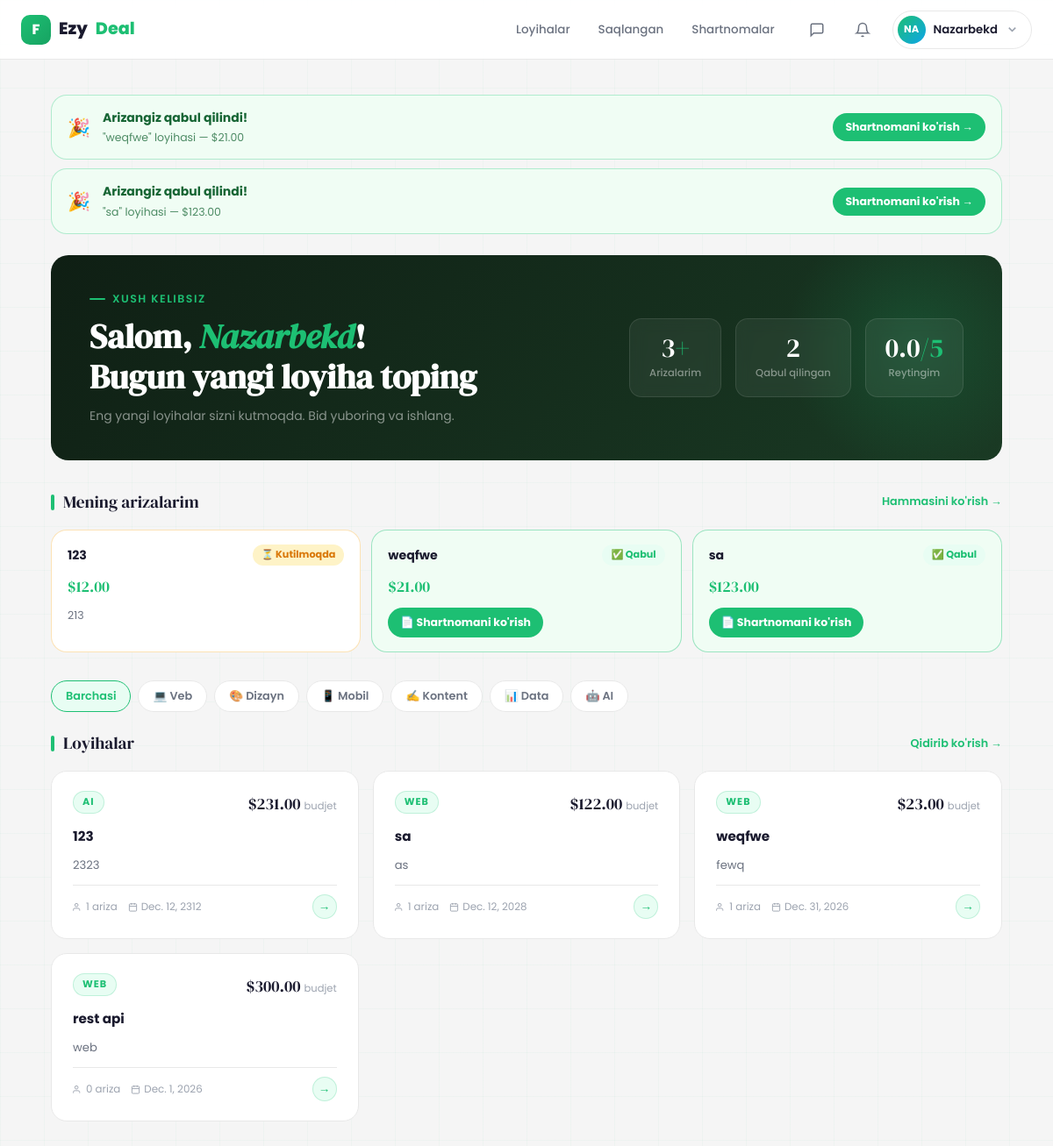
The page /main-freelancer/all-projects/ (signed in) on the database as committed earlier.
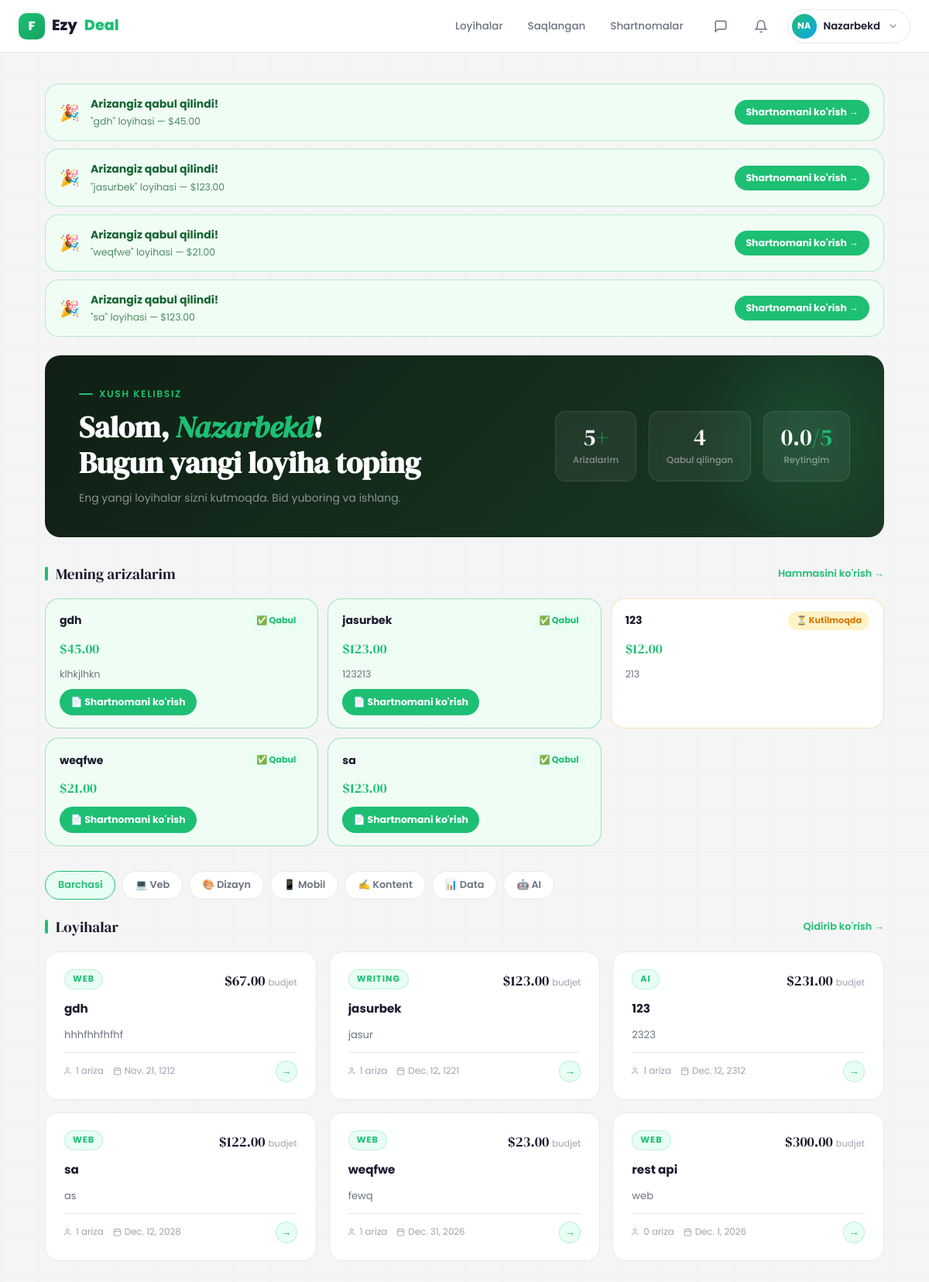
The same page on the database as committed later.
### Bid/models.py (models this page shows, shortened)
class Bid(models.Model):
    STATUS_CHOICES = (
        (PENDING, "Pending"),
        (ACCEPTED, "Accepted"),
        (REJECTED, "Rejected"),
    )
    project = models.ForeignKey(
        Project,
        on_delete=models.CASCADE,
        related_name="bids"
    )
    freelancer = models.ForeignKey(
        settings.AUTH_USER_MODEL,
        on_delete=models.CASCADE,
        related_name="bids"
    )
    price = models.DecimalField(max_digits=12, decimal_places=2)
    xabar = models.TextField()
    attachment = models.FileField(upload_to='bids/', blank=True, null=True)
    delivery_days = models.PositiveIntegerField(default=7)
    status = models.CharField(
        max_length=20,
        choices=STATUS_CHOICES,
        default=PENDING
    )
    created_at = models.DateTimeField(auto_now_add=True)
    finished_at = models.DateTimeField(auto_now=True)
    class Meta:
        unique_together = ("project", "freelancer")
        ordering = ["-created_at"]

### Projects/models.py (models this page shows, shortened)
class Project(models.Model):
    WEB = "web"
    DESIGN = "design"
    MOBILE = "mobile"
    WRITING = "writing"
    DATA = "data"
    AI = "ai"
    CATEGORY_CHOICES = [
        (WEB, "Web Development"),
        (DESIGN, "Design"),
        (MOBILE, "Mobile Development"),
        (WRITING, "Content Writing"),
        (DATA, "Data Science"),
        (AI, "AI / ML"),
    ]
    OPEN = "open"
    IN_PROGRESS = "in_progress"
    COMPLETED = "completed"
    CANCELLED = "cancelled"
    STATUS_CHOICES = (
        (OPEN, "Open"),
        (IN_PROGRESS, "In Progress"),
        (COMPLETED, "Completed"),
        (CANCELLED, "Cancelled"),
    )
    FIXED = "fixed"
    HOURLY = "hourly"
    MILESTONE = "milestone"
    BUDGET_TYPE_CHOICES = [
        (FIXED, "Fixed"),
        (HOURLY, "Hourly"),
        (MILESTONE, "Milestone"),
    ]
    ENTRY = "entry"
    INTERMEDIATE = "intermediate"
    EXPERT = "expert"
    LEVEL_CHOICES = [
        (ENTRY, "Entry"),
        (INTERMEDIATE, "Intermediate"),
        (EXPERT, "Expert"),
    ]
    client = models.ForeignKey(
        settings.AUTH_USER_MODEL,
        on_delete=models.CASCADE,
        related_name="projects"
    )
    title = models.CharField(max_length=255)
    description = models.TextField()
    category = models.CharField(max_length=20, choices=CATEGORY_CHOICES)
    budget_type = models.CharField(max_length=20, choices=BUDGET_TYPE_CHOICES, default=FIXED)
    budget_min = models.DecimalField(max_digits=12, decimal_places=2, null=True, blank=True)
    budget_max = models.DecimalField(max_digits=12, decimal_places=2, null=True, blank=True)
    level = models.CharField(max_length=20, choices=LEVEL_CHOICES, default=INTERMEDIATE)
    skills = models.TextField(blank=True, null=True)
    deadline = models.DateField()
    status = models.CharField(max_length=20, choices=STATUS_CHOICES, default=OPEN)
    created_at = models.DateTimeField(auto_now_add=True)

### Users/views.py (the view)
# urls.py: path('main-freelancer/all-projects/', AllProview, name='main_freelancer'),
@login_required(login_url='login')
def AllProview(request):
    user = request.user
    category = request.GET.get('category', '')
    projects = Project.objects.all().order_by('-created_at')
    if user.role == 'freelancer':
        if category:
            projects = projects.filter(category=category)
    else:
        projects = Project.objects.none()
    my_bids_list = Bid.objects.filter(
        freelancer=user
    ).select_related('project').order_by('-created_at')[:10]
    total_bids = Bid.objects.filter(freelancer=user).count()
    accepted_bids = Bid.objects.filter(freelancer=user, status='accepted').count()
    avg_rating = 0
    try:
        profile = FreelancerProfile.objects.get(user=user)
        avg = Review.objects.filter(freelancer=profile).aggregate(avg=Avg('rating'))
        avg_rating = avg['avg'] or 0
    except FreelancerProfile.DoesNotExist:
        avg_rating = 0
    return render(request, 'main_freelancer.html', {
        'projects': projects,
        'active_category': category,
        'avg_rating': avg_rating,
        'my_bids_list': my_bids_list,
        'total_bids': total_bids,
        'accepted_bids': accepted_bids,
    })

### Notifications/context_processors.py (called while the page is built)
def notifications_count(request):
    if request.user.is_authenticated:
        count = request.user.notifications.filter(is_read=False).count()
        recent = list(request.user.notifications.all()[:5])
        return {'unread_notifications': count, 'recent_notifications': recent}
    return {'unread_notifications': 0, 'recent_notifications': []}

### templates/main_freelancer.html (shortened to what the changed rows need)
{% extends 'base.html' %}
{% block content %}
<div class="fl-wrap">
    {% if my_bids_list %}
    <div class="notif-bar">
        {% for bid in my_bids_list %}
            {% if bid.status == 'accepted' %}
            <div class="notif-item notif-accepted">
                <div class="notif-icon">🎉</div>
                <div class="notif-body">
                    <div class="notif-title">Arizangiz qabul qilindi!</div>
                    <div class="notif-sub">
                        "{{ bid.project.title }}" loyihasi — ${{ bid.price }}
                    </div>
                </div>
                {% if bid.project.contract %}
                <a href="{% url 'contract_detail' bid.project.contract.id %}" class="notif-action">
                    Shartnomani ko'rish →
                </a>
                {% endif %}
            </div>
            {% endif %}
        {% endfor %}
    </div>
    {% endif %}
    <div class="fl-hero">
        <div class="fl-hero-left">
            <h1 class="fl-hero-title">
                Salom, <em>{{ request.user.username }}</em>!<br>
                Bugun yangi loyiha toping
            </h1>
        </div>
        <div class="fl-hero-right">
            <div class="fl-stat-box">
                <div class="fl-stat-num">{{ total_bids }}<span>+</span></div>
                <div class="fl-stat-label">Arizalarim</div>
            </div>
            <div class="fl-stat-box">
                <div class="fl-stat-num">{{ accepted_bids }}</div>
                <div class="fl-stat-label">Qabul qilingan</div>
            </div>
        </div>
    </div>
    {% if my_bids_list %}
    <div class="bids-section">
        <div class="bids-grid">
            {% for bid in my_bids_list %}
            <div class="bid-card bid-card-{{ bid.status }}">
                <div class="bid-card-top">
                    <div class="bid-card-project">{{ bid.project.title|truncatechars:30 }}</div>
                    <span class="bid-status-badge badge-{{ bid.status }}">
                        {% if bid.status == 'accepted' %}✅ Qabul{% endif %}
                        {% if bid.status == 'pending' %}⏳ Kutilmoqda{% endif %}
                    </span>
                </div>
                <div class="bid-card-price">${{ bid.price }}</div>
                {% if bid.xabar %}
                <div class="bid-card-msg">{{ bid.xabar|truncatechars:80 }}</div>
                {% endif %}
                {% if bid.status == 'accepted' and bid.project.contract %}
                <a href="{% url 'contract_detail' bid.project.contract.id %}"
                   class="bid-contract-link">
                    📄 Shartnomani ko'rish
                </a>
                {% endif %}
            </div>
            {% endfor %}
        </div>
    </div>
    {% endif %}
    <div class="projects-grid">
        {% for p in projects %}
        <a href="{% url 'project_detail' p.pk %}" class="proj-card"
           style="animation-delay:{{ forloop.counter0 }}00ms">
            <div class="proj-card-top">
                <span class="proj-category">{{ p.category|default:"Umumiy" }}</span>
                <span class="proj-budget">
                    {% if p.budget_max %}${{ p.budget_max }}{% else %}—{% endif %}
                    <small> budjet</small>
                </span>
            </div>
            <div class="proj-title">{{ p.title }}</div>
            <div class="proj-desc">{{ p.description }}</div>
            <div class="proj-footer">
                <div class="proj-meta">
                    <span class="proj-meta-item">
                        <svg width="11" height="11" viewBox="0 0 24 24" fill="none" stroke="currentColor" stroke-width="2"><path d="M17 21v-2a4 4 0 0 0-4-4H5a4 4 0 0 0-4 4v2"/><circle cx="9" cy="7" r="4"/></svg>
                        {{ p.bids.count }} ariza
                    </span>
                    {% if p.deadline %}
                    <span class="proj-meta-item">
                        <svg width="11" height="11" viewBox="0 0 24 24" fill="none" stroke="currentColor" stroke-width="2"><rect x="3" y="4" width="18" height="18" rx="2"/><line x1="16" y1="2" x2="16" y2="6"/><line x1="8" y1="2" x2="8" y2="6"/><line x1="3" y1="10" x2="21" y2="10"/></svg>
                        {{ p.deadline }}
                    </span>
                    {% endif %}
                </div>
                <div class="proj-arrow">→</div>
            </div>
        </a>
        {% empty %}
        <div style="grid-column:1/-1;text-align:center;padding:60px;color:var(--text3);">
            <div style="font-size:2.5rem;margin-bottom:12px;">📭</div>
            <div style="font-size:.9rem;">Hozircha loyihalar yo'q</div>
        </div>
        {% endfor %}
    </div>
</div>
{% endblock %}

Rows that differ between the two databases and show on the page:
added Bid: project "gdh", price "45.00", shows "Shartnomani ko'rish →", status "✅ Qabul", xabar "klhkjlhkn"
added Bid: project "jasurbek", price "123.00", shows "Shartnomani ko'rish →", status "✅ Qabul", xabar "123213"
added Project: category "WEB", budget_max "67.00", title "gdh", description "hhhfhhfhfhf", bids.count "1", deadline "Nov. 21, 1212"
added Project: category "WRITING", budget_max "123.00", title "jasurbek", description "jasur", bids.count "1", deadline "Dec. 12, 1221"
Other text that changed with them:
{{ total_bids }}: "3" → "5"
{{ accepted_bids }}: "2" → "4"
